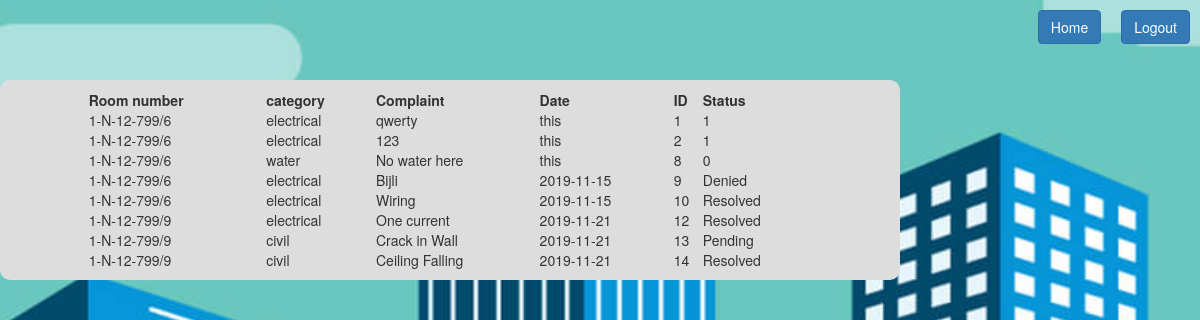
/viewComplaint, run on an earlier commit of the app's database.
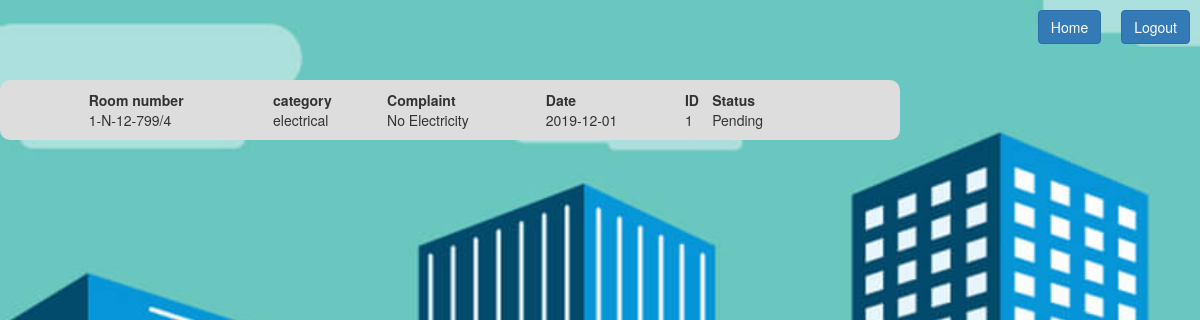
And on a later commit of the database.
### tables this page shows
CREATE TABLE "complaint" (
	"user_id"	TEXT,
	"category"	TEXT,
	"content"	TEXT,
	"date"	TEXT,
	"id"	INTEGER PRIMARY KEY AUTOINCREMENT,
	"status"	TEXT DEFAULT 'Pending'
);

### script.py (the view)
@app.route('/viewComplaint')
def viewComplaint():
	conn = sqlite3.connect('data/data.db')
	cursor = conn.cursor()
	cursor.execute("Select * from complaint")
	rows = cursor.fetchall();
	return render_template('viewComplaint.html', rows=rows)

### script.py (called while the page is built)
@app.before_request
def before_request():
	g.user = None
	if 'user' in session:
		g.user = session['user']

### templates/viewComplaint.html (shortened to what this page needs)
<!DOCTYPE html>
<html>
<head>
	<link rel="stylesheet" type="text/css" href="{{ url_for('static', filename='bootstrap.css') }}">
	<link rel="stylesheet" type="text/css" href="{{ url_for('static', filename='myStyles.css') }}">
	<link rel="stylesheet" href="https://maxcdn.bootstrapcdn.com/bootstrap/3.4.0/css/bootstrap.min.css">
</head>
<body class="bgSet">
	<a href="/logout" style="float: right; margin: 10px"><button class="btn btn-primary">Logout</button></a>
	<a href="/welcomeH" style="float: right; margin: 10px"><button class="btn btn-primary">Home</button></a>
	<br>
  <br>
  <br>
  <br>
  <div class="container-fluid">
		<div class="row">
      <div class="col-md-9">
        <div class="row roundCorner" style="background-color: var(--lightGrey); padding: 10px">
          <div class="col">
						<center>
							<table width="85%" align="center;" style="margin: 0px auto;">
                <tr>
                  <td><strong>Room number</strong></td>
                  <td><strong>category</strong></td>
                  <td><strong>Complaint</strong></td>
                  <td><strong>Date</strong></td>
                  <td><strong>ID</strong></td>
                  <td><strong>Status</strong></td>
                </tr>
                {% for row in rows %}
                <tr>
                  <td>{{row[0]}}</td>
                  <td>{{row[1]}}</td>
                  <td>{{row[2]}}</td>
                  <td>{{row[3]}}</td>
                  <td>{{row[4]}}</td>
                  <td>{{row[5]}}</td>
                </tr>
                {% endfor %}
              </table>
            </center>
          </div>
        </div>
      </div>
    </div>
  </div>
</body>
</html>

What changed in the data, as far as the page shows it:
removed complaint: user "1-N-12-799/6", category "electrical", content "123", date "this", id "2", status "1"
removed complaint: user "1-N-12-799/6", category "water", content "No water here", date "this", id "8", status "0"
removed complaint: user "1-N-12-799/6", category "electrical", content "Bijli", date "2019-11-15", id "9", status "Denied"
removed complaint: user "1-N-12-799/6", category "electrical", content "Wiring", date "2019-11-15", id "10", status "Resolved"
removed complaint: user "1-N-12-799/9", category "electrical", content "One current", date "2019-11-21", id "12", status "Resolved"
removed complaint: user "1-N-12-799/9", category "civil", content "Crack in Wall", date "2019-11-21", id "13", status "Pending"
removed complaint: user "1-N-12-799/9", category "civil", content "Ceiling Falling", date "2019-11-21", id "14", status "Resolved"
changed complaint "electrical": user "1-N-12-799/6" → "1-N-12-799/4"; content "qwerty" → "No Electricity"; date "this" → "2019-12-01"; status "1" → "Pending"
